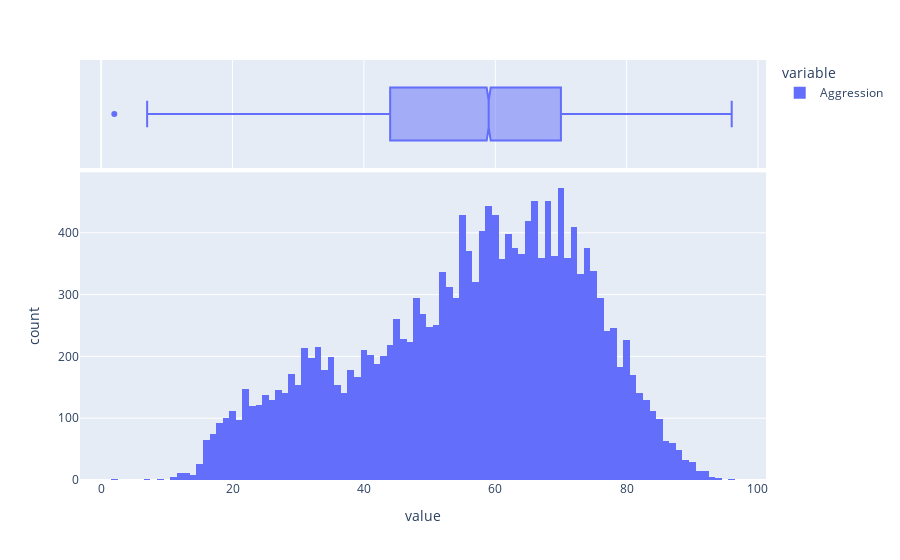

Write notebook code for a chart like this one.
### Code cell
a=df_players['Aggression']
px.histogram(a,marginal='box')

### Figure 1 — Plotly figure (JSON) as saved in the notebook; plotly's stock layout.template omitted (floating-point values rounded to 4 significant figures; data arrays with more than 128 entries replaced by an {"elided": "..."} marker saying what was removed)
{"data": [{"alignmentgroup": "True", "bingroup": "x", "hovertemplate": "variable=Aggression<br>value=%{x}<br>count=%{y}<extra></extra>", "legendgroup": "Aggression", "marker": {"color": "#636efa", "pattern": {"shape": ""}}, "name": "Aggression", "offsetgroup": "Aggression", "orientation": "v", "showlegend": true, "type": "histogram", "x": {"elided": "17588 int values"}, "xaxis": "x", "yaxis": "y"}, {"alignmentgroup": "True", "hovertemplate": "variable=Aggression<br>value=%{x}<extra></extra>", "legendgroup": "Aggression", "marker": {"color": "#636efa"}, "name": "Aggression", "notched": true, "offsetgroup": "Aggression", "showlegend": false, "type": "box", "x": {"elided": "17588 int values"}, "xaxis": "x2", "yaxis": "y2"}], "layout": {"barmode": "relative", "legend": {"title": {"text": "variable"}, "tracegroupgap": 0}, "margin": {"t": 60}, "xaxis": {"anchor": "y", "domain": [0, 1], "title": {"text": "value"}}, "xaxis2": {"anchor": "y2", "domain": [0, 1], "matches": "x", "showgrid": true, "showticklabels": false}, "yaxis": {"anchor": "x", "domain": [0, 0.7326], "title": {"text": "count"}}, "yaxis2": {"anchor": "x2", "domain": [0.7426, 1], "matches": "y2", "showgrid": false, "showline": false, "showticklabels": false, "ticks": ""}}}
